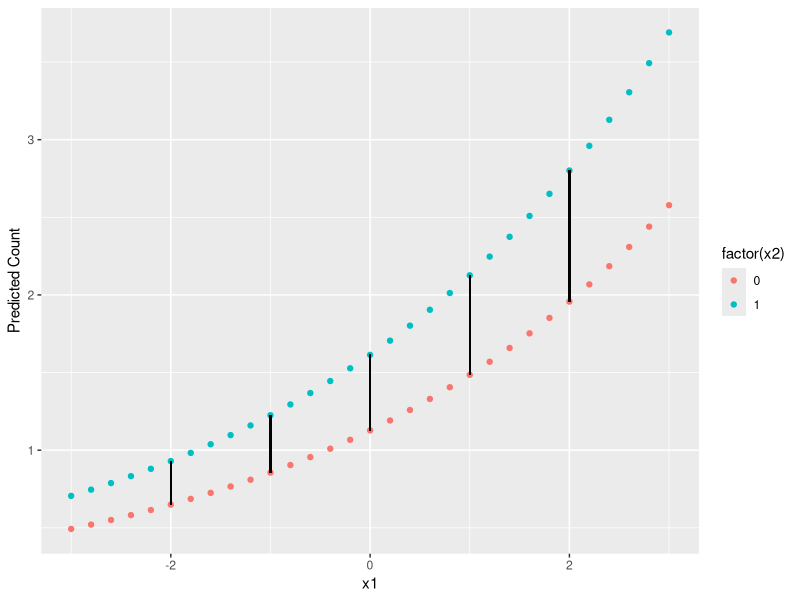
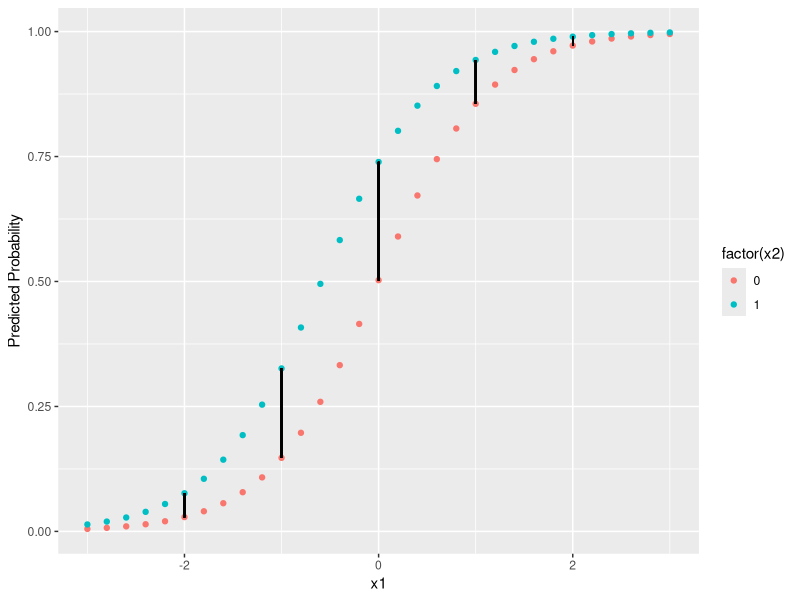

Generate these figures, in order, with R:
rm(list=ls())
library('tidyverse')
set.seed(1337)

###########
# Poisson #
###########

### create some data from a poisson model
x1 <- rnorm(1000, 0, 1)
x2 <- rbinom(1000, 1, .35)

y <- exp(.3*x1 + .4*x2 + rnorm(1000,0,.4)) %>% round(., 0)

glmp <- glm(y ~ x1 + x2, family="poisson") #b0 = .11996; b1 = .27568; b2 = .35875

### fit a glm model with correct specification
predict(glmp, newdata=data.frame(x1=3,x2=1), type="response")
exp(.11996 + .27568*3 + .35875*1)

dat <- data.frame(x1=x1, x2=x2, y=y)

### model predictions for x2=0
x1hyp <- seq(-3, 3, by=.2)
x2hyp0 <- rep(0, 31)
fits0 <- predict(glmp, newdata=data.frame(x1=x1hyp, x2=x2hyp0), type="response")
hyp0 <- data.frame(x1=x1hyp, x2=x2hyp0, y=fits0)

### model predictions for x2=1
x2hyp1 <- rep(1, 31)
fits1 <- predict(glmp, newdata=data.frame(x1=x1hyp, x2=x2hyp1), type="response")
hyp1 <- data.frame(x1=x1hyp, x2=x2hyp1, y=fits1)

### graph model predictions for x2=1, x2=0
hyps <- full_join(hyp0, hyp1)

ggplot(data=hyps, aes(x=x1, y=y, color=factor(x2))) + 
  geom_point() +
  geom_linerange(x=-2, ymin=filter(hyps, x1==-2, x2==1)$y, ymax=filter(hyps, x1==-2, x2==0)$y, color="black") + 
  geom_linerange(x=-1, ymin=filter(hyps, x1==-1, x2==1)$y, ymax=filter(hyps, x1==-1, x2==0)$y, color="black") + 
  geom_linerange(x=0, ymin=filter(hyps, x1==0, x2==1)$y, ymax=filter(hyps, x1==0, x2==0)$y, color="black") + 
  geom_linerange(x=1, ymin=filter(hyps, x1==1, x2==1)$y, ymax=filter(hyps, x1==1, x2==0)$y, color="black") + 
  geom_linerange(x=2, ymin=filter(hyps, x1==2, x2==1)$y, ymax=filter(hyps, x1==2, x2==0)$y, color="black") + 
  ylab("Predicted Count")

############
# Logistic #
############

### create some data from a logistic model
yl <- 1*(1/(1 + exp(-(.3*x1 + .2*x2 + rnorm(1000,0,.3)))) > .5)

glml <- glm(yl ~ x1 + x2, family=binomial(link="logit")) #b0 = -.04762; b1 = 1.26040; b2 = .73

### fit a glm model with correct specification
predict(glml, newdata=data.frame(x1=0,x2=1), type="response")
1/(1 + exp(-(glml$coef[1] + glml$coef[2]*0 + glml$coef[3]*1)))


### model predictions for x2=0
fits0l <- predict(glml, newdata=data.frame(x1=x1hyp, x2=x2hyp0), type="response")
hyp0l <- data.frame(x1=x1hyp, x2=x2hyp0, y=fits0l)

### model predictions for x2=1
fits1l <- predict(glml, newdata=data.frame(x1=x1hyp, x2=x2hyp1), type="response")
hyp1l <- data.frame(x1=x1hyp, x2=x2hyp1, y=fits1l)

### graph model predictions for x2=1, x2=0
hypsl <- full_join(hyp0l, hyp1l)

ggplot(data=hypsl, aes(x=x1, y=y, color=factor(x2))) + 
  geom_point() +
  geom_linerange(x=-2, ymin=filter(hypsl, x1==-2, x2==1)$y, ymax=filter(hypsl, x1==-2, x2==0)$y, color="black") + 
  geom_linerange(x=-1, ymin=filter(hypsl, x1==-1, x2==1)$y, ymax=filter(hypsl, x1==-1, x2==0)$y, color="black") + 
  geom_linerange(x=0, ymin=filter(hypsl, x1==0, x2==1)$y, ymax=filter(hypsl, x1==0, x2==0)$y, color="black") + 
  geom_linerange(x=1, ymin=filter(hypsl, x1==1, x2==1)$y, ymax=filter(hypsl, x1==1, x2==0)$y, color="black") + 
  geom_linerange(x=2, ymin=filter(hypsl, x1==2, x2==1)$y, ymax=filter(hypsl, x1==2, x2==0)$y, color="black") + 
  ylab("Predicted Probability")

